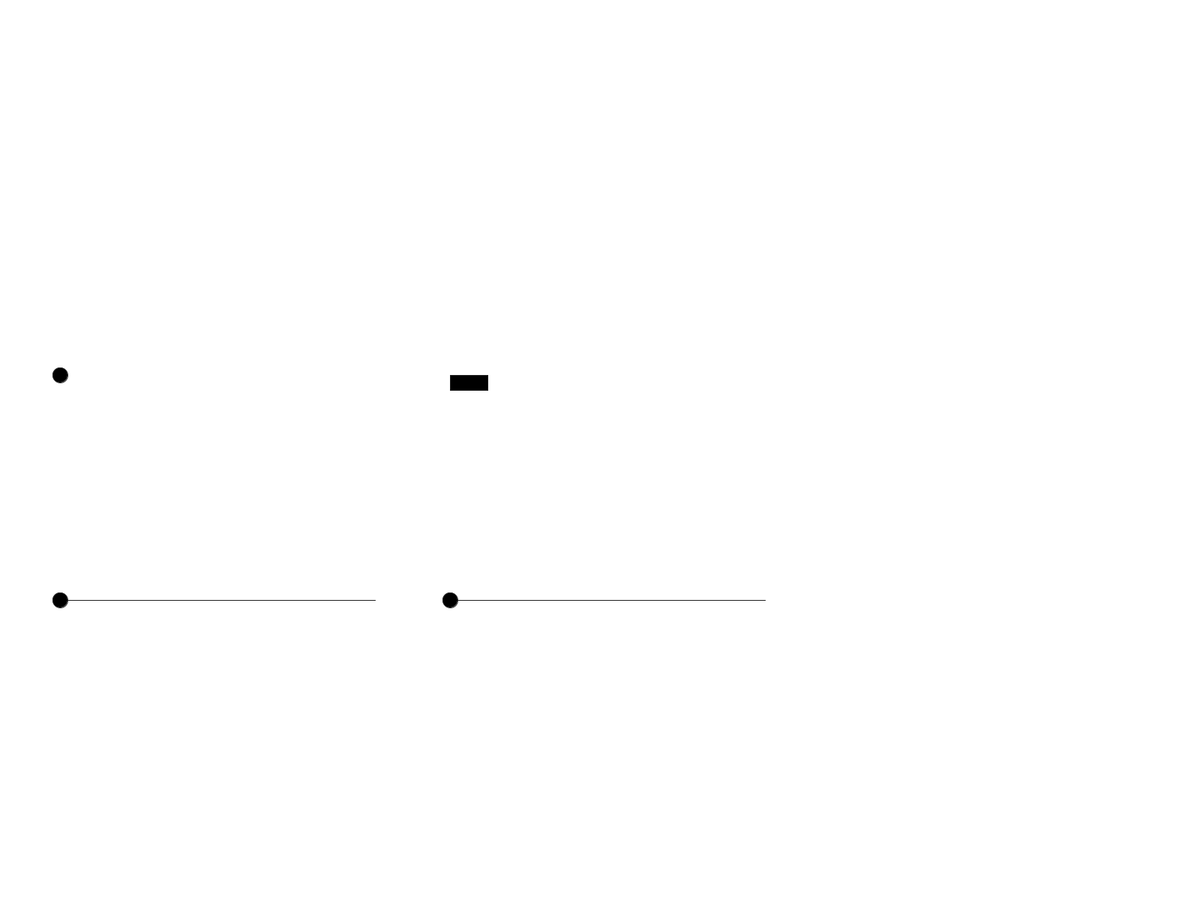
Frame 1 (no input)
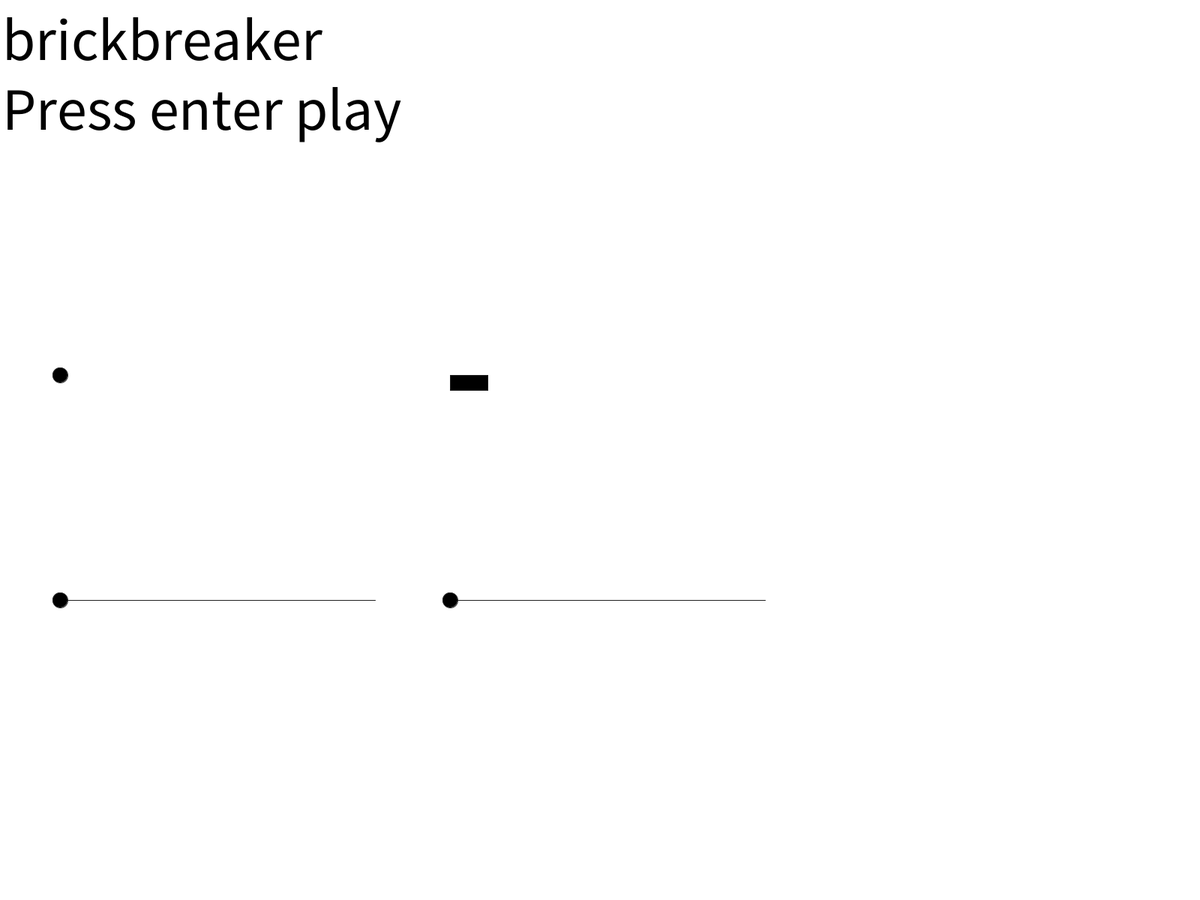
Frame 60 (the mouse pressed at the canvas centre just before this capture)
Frame 120 (the mouse held since frame 60 and released just before this capture): identical to frame 60, image omitted

The Processing sketch that drew these frames (run headless with seeded random() and noise(); from frame 60 on, the mouse is pressed at the canvas centre):

// Processing sketch: brickbreaker2
// ── brickbreaker2.pde
int mode = 1;
map m;
boolean right=false;
boolean left = false;
int x = 80, y=800;
int x2 = 600, y2 = 800;
int s = 30;
int s2 = 100;
ArrayList<powerup> powerups = new ArrayList<powerup>();
public void setup() {
   m = new map(s, s2);
  fullScreen();
}
public void draw() {
  switch(mode) {
    //intro
  case 1:
    background(255);
    textSize(80);
    text("brickbreaker\nPress enter play", CENTER, 80);
    //fill(255, 0, 0);
    fill(0);
    stroke(30);
    //System.out.println("hell0");
    line(80, 800, 500, 800);
    ellipse(x, 800, 20, 20);
    if (mousePressed && mouseX>80 && mouseX<500 && mouseY>795 && mouseY<805) {
      x = mouseX;
      y = mouseY;
    }
    s = (int)map(x, 80, 500, 20, 200);
    ellipse(80, 500, s, s);
    m.setBallSize(s);

    line(600, 800, 1020, 800);
    ellipse(x2, 800, 20, 20);
    if (mousePressed && mouseX>600 && mouseX<1020 && mouseY>795 && mouseY<805) {
      x2 = mouseX;
      y2 = mouseY;
    }
     s2 = (int)map(x2, 600, 1020, 50, 400);
    rect(600, 500, s2, 20);
    m.setPlayerSize(s2);
    m = new map(s2, s);
    break;
    //game
  case 2:
    background(255);
    textSize(10);
    m.show();
    if (m.p.lives<=0 || m.score >= m.winningscore) {
      mode = 3;
    }
    break;
    //gameover
  case 3:
    if (m.p.lives<=0) {
      background(0);
      textSize(80);
      fill(255);
      text("You Lose\nPress enter to try again", CENTER, 80);
    } else {
      fill(255);
      background(0);
      textSize(80);
      text("You Win\nPress enter to try again", CENTER, 80);
    }
    break;
  }
}

// ── ball.pde
class ball extends circle {
  public ball() {
    super(width/2+30, height-(height/10)-30, 30, 0, 5);
    //System.out.println("hello");
  }
  public ball(int posX, int posY, int size, int speedx, int speedy) {
    super(posX, posY, size, speedx, speedy);
    System.out.println("hello");
  }
  public void show() {
    fill(255, 0, 0);
    super.show();
  }
 
}

// ── brick.pde
class brick {
  public int posX, posY;
  public int h, w;
  public int hp;
  public String powerup;
  public biggerBall b = new biggerBall(posX, posY, 5);
  public fasterSpeed fs = new fasterSpeed(posX, posY);
  public moreBalls mb = new moreBalls(posX, posY);
  public brick(int posX, int posY) {
    this.posX = posX;
    this.posY = posY;
    hp = 1;
    w = 100;
    h = 50;
    powerup = "none";
  }
  public brick(int posX, int posY, int hp, String powerup) {
    this.posX = posX;
    this.posY = posY;
    this.w = 100;
    this.h = 50;
    this.hp = hp;
    this.powerup = powerup;
  }
  
  public void show() {
    if (hp>0) {
      float c = map(hp, 1, 10, 0, 255);
      fill(0, c, 0);
      rect(posX, posY, w, h);
      switch(powerup) {
      case "none":
        break;
      case "biggerBall":
        fill(255, 0, 0);
        text("bb", posX, posY);
        break;
      case "moreBalls":
        fill(255, 0, 0);
        text("mb", posX, posY);
        break;
      case "fasterSpeed":
        fill(255, 0, 0);
        text("fs", posX, posY);
        break;
      }
    } else {
      switch(powerup) {
      case "none":
        break;
      case "biggerBall":
        b.show();
        b.move();
        break;
      case "moreBalls":
        mb.show();
        mb.move();
        break;
      case "fasterSpeed":
        fs.show();
        fs.move();
        break;
      }
    }
  }
  public int on(float cx, float cy, float radius) {
    if (hp<=0) {
      return 0;
    }
    // temporary variables to set edges for testing
    float testX = cx;
    float testY = cy;
    int side = 0; 
    // which edge is closest?
    if (cx < posX) {        
      testX = posX;      // test left edge
      side = 1;
    } else if (cx > posX+w) { 
      testX = posX+w;   // right edge
      side = 1;
    }
    if (cy+radius < posY) {        
      testY = posY;      // top edge
      side = 2;
    } else if (cy > posY+h) { 
      testY = posY+h;   // bottom edge
      side = 2;
    }

    // get distance from closest edges
    float distX = cx-testX;
    float distY = cy-testY;
    float distance = sqrt( (distX*distX) + (distY*distY) );

    // if the distance is less than the radius, collision!
    if (distance <= radius) {
      return side;
    }
    return 0;
  }
}

// ── circle.pde
class circle{
  public int posX, posY;
  public int size;
  public int speedx, speedy;
  public circle(int posX, int posY, int size, int speedx, int speedy){
    this.posX = posX;
    this.posY = posY;
    this.size = size;
    this.speedx = speedx;
    this.speedy = speedy;
  }
  public void move(){
    posX += speedx;
    posY += speedy;
  }
  public void show(){
    ellipse(posX, posY, size, size);
  }
   public void changeSpeedX(int x) {
    //System.out.println("hi");
    speedx = x;
  }
  public void changeSpeedY(int y) {
    //System.out.println("hello"); 
    speedy = y;
  }
}

// ── keyboard.pde
public void keyPressed() {
  //System.out.println("hello");
  if (keyCode == LEFT) {
    left = true;
  } else if (keyCode == RIGHT) {
    right = true;
  }
}
public void keyReleased() {
  if (keyCode == LEFT) {
    left = false;
  }
  if (keyCode == RIGHT) {
    right = false;
  }
  if(keyCode == ENTER){
    mode = 2; 
    m = new map(s2, s);
  }
}

// ── map.pde
class map {
  public player p;
  public ball b;
  public int size;
  public brick[][] bricks;
  public ArrayList<powerup> powerups = new ArrayList<powerup>();
  public int score; 
  public int winningscore = (int)random(50, 200); 
  public boolean empty = true; 
  public map(int playersize, int ballsize) {
    p = new player(playersize);
    b = new ball(width/2-30, height-(height/10)-30, ballsize, 0, 5);
    size = (int)random(2, 10);
    bricks = new brick[size][size];
    fillBricks();
  }
  public void setPlayerSize(int i) {
    p.size = i;
  }
  public void setBallSize(int i) {
    b.size = i;
  }
  public void show() {
    empty = true;
    background(255);
    fill(0);
    textSize(20);
    text("lives: "+p.lives, 0, 20);
    text("winning score: "+winningscore, 0, 50);
    text("your score: "+score, 0, 80);
    text("press enter to restart", 0, 110);
    //boolean collide = false; 
    p.show();
    b.show();
    b.move();
    if (left == true && p.posX>=0) {
      p.moveLeft();
    } else if (right == true && p.posX+p.size<=width) {
      p.moveRight();
    }
    //checks for player and ball collision then moves ball accordingly
    if (p.on(b.posX, b.posY, b.size/2)) {
      b.changeSpeedX((int)map((float)b.posX-p.posX, 0, (float)p.size, -5, 5));
      b.changeSpeedY(-b.speedy);
    }
    //checks for wall and ball collision then moves ball accordingly
    if (b.posX-b.size/2 < 0 || b.posX+b.size/2 > width) {
      //b.speedx = -b.speedx; //bounce off the left and right walls
      b.changeSpeedX(-b.speedx);
    }
    if (b.posY-b.size/2 < 0) {
      //b.speedy = -b.speedy; //bounce off the top and bottom walls
      b.changeSpeedY(-b.speedy);
    }
    if (b.posY+b.size/2 > height) {
      //b.speedy = -b.speedy;
      b.changeSpeedY(-b.speedy);
      p.lives--;
    }
    //draws and checks for collision of bricks
    for (int i = 0; i<bricks.length; i++) {
      for (int j = 0; j<bricks.length; j++) {
        bricks[i][j].show();
        if (bricks[i][j].hp>0) {
          empty = false;
        }
        if (bricks[i][j].on(b.posX, b.posY, b.size/2)!=0) {
          bricks[i][j].hp--;
          score+=2;
          if (bricks[i][j].on(b.posX, b.posY, b.size/2)==1) {
            b.speedx = -b.speedx;
          } else {
            b.speedy = -b.speedy;
          }
        }
      }
    }
    if (empty) {
      fillBricks();
    }
  }
  public void fillBricks() {
    int posx = (width/2)-(size/2*100);
    int posy = 0;
    for (int i = 0; i<size; i++) {
      for (int j = 0; j<size; j++) {
        int chance = (int)random(1, 10);
        if (chance == 1) {
          brick temp;
          int which = (int)random(1, 4);
          switch(which) {
          case 1:
            temp = new brick(posx, posy, (int)random(1, 5), "biggerBall");
            break;
          case 2:
            temp = new brick(posx, posy, (int)random(1, 5), "fasterSpeed");
            break;
          default:
            temp = new brick(posx, posy, (int)random(1, 5), "moreBalls");
            break;
          }
          bricks[i][j] = temp;
        } else {
          brick temp = new brick(posx, posy, (int)random(1, 5), "none");
          bricks[i][j] = temp;
        }
        posx+=100;
        if (posx+100>width) {
          posy+=50;
          posx = (width/2)-(size/2*100);
        }
      }
      posy+=50;
      posx = (width/2)-(size/2*100);
    }
  }
}

// ── player.pde
class player {
  public int posX, posY;
  public int size; 
  public int speed;
  public int lives = 3;
  public player() {
    speed = 5;
    size = 100;
    posX = width/2;
    posY = height-(height/10);
  }
  public player(int size) {
    speed = 5;
    this.size = size;
    posX = width/2-size;
    posY = height-(height/10);
  }
  public void moveLeft() {
    posX-=speed;
  }
  public void moveRight() {
    posX+=speed;
  }
  boolean on(float cx, float cy, float radius) {

    // temporary variables to set edges for testing
    float testX = cx;
    float testY = cy;

    // which edge is closest?
    if (cx < posX)         testX = posX;      // test left edge
    else if (cx > posX+size) testX = posX+size;   // right edge
    if (cy < posY)         testY = posY;      // top edge
    else if (cy > posY+20) testY = posY+20;   // bottom edge

    // get distance from closest edges
    float distX = cx-testX;
    float distY = cy-testY;
    float distance = sqrt( (distX*distX) + (distY*distY) );

    // if the distance is less than the radius, collision!
    if (distance <= radius) {
      System.out.println("on");
      return true;
    }
    return false;
  }
  public void show() {
    rect(posX, posY, size, 20);
  }
}

// ── powerup.pde
class powerup extends circle {
  public powerup(int posX, int posY) {
    super(posX, posY, 30, 5, 5);
  }
  public boolean on(int x, int y, int radius) {
    if (dist(x, y, posX, posY) < radius+15) {
      return true;
    }
    return false;
  }
  public void show() {
    fill(0, 0, 255);
    super.show();
  }
}
class biggerBall extends powerup {
  public int by;
  public int time = 5;
  public biggerBall(int posX, int posY, int by) {
    super(posX, posY);
    this.by = by;
  }
  public void show() {
    super.show();
    fill(225, 0, 0);
    text("bb", posX, posY);
  }
}
class moreBalls extends powerup {
  public int time = 5;
  public moreBalls(int posX, int posY) {
    super(posX, posY);
  }
  public boolean on(int x, int y, int radius) {
    if (dist(x, y, posX, posY) < radius+5) {
      return true;
    }
    return false;
  }
  public void show() {
    super.show();
    fill(255, 0, 0);
    text("mb", posX, posY);
  }
}
class fasterSpeed extends powerup {
  public int time = 5; 
  public fasterSpeed(int posx, int posY) {
    super(posx, posY);
  }
}
